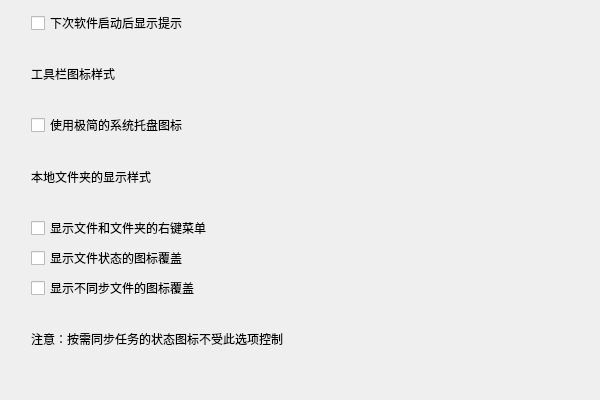
<?xml version="1.0" encoding="UTF-8"?>
<ui version="4.0">
 <class>display</class>
 <widget class="QWidget" name="display">
  <property name="geometry">
   <rect>
    <x>0</x>
    <y>0</y>
    <width>600</width>
    <height>400</height>
   </rect>
  </property>
  <property name="windowTitle">
   <string>Form</string>
  </property>
  <widget class="QWidget" name="">
   <property name="geometry">
    <rect>
     <x>31</x>
     <y>11</y>
     <width>531</width>
     <height>361</height>
    </rect>
   </property>
   <layout class="QVBoxLayout" name="verticalLayout">
    <item>
     <widget class="QCheckBox" name="checkBox">
      <property name="text">
       <string>下次软件启动后显示提示</string>
      </property>
     </widget>
    </item>
    <item>
     <widget class="QLabel" name="label">
      <property name="text">
       <string>工具栏图标样式</string>
      </property>
     </widget>
    </item>
    <item>
     <widget class="QCheckBox" name="checkBox_2">
      <property name="text">
       <string>使用极简的系统托盘图标</string>
      </property>
     </widget>
    </item>
    <item>
     <widget class="QLabel" name="label_2">
      <property name="text">
       <string>本地文件夹的显示样式</string>
      </property>
     </widget>
    </item>
    <item>
     <widget class="QCheckBox" name="checkBox_3">
      <property name="text">
       <string>显示文件和文件夹的右键菜单</string>
      </property>
     </widget>
    </item>
    <item>
     <widget class="QCheckBox" name="checkBox_4">
      <property name="text">
       <string>显示文件状态的图标覆盖</string>
      </property>
     </widget>
    </item>
    <item>
     <widget class="QCheckBox" name="checkBox_5">
      <property name="text">
       <string>显示不同步文件的图标覆盖</string>
      </property>
     </widget>
    </item>
    <item>
     <widget class="QLabel" name="label_3">
      <property name="text">
       <string>注意：按需同步任务的状态图标不受此选项控制</string>
      </property>
     </widget>
    </item>
   </layout>
  </widget>
 </widget>
 <resources/>
 <connections/>
</ui>
